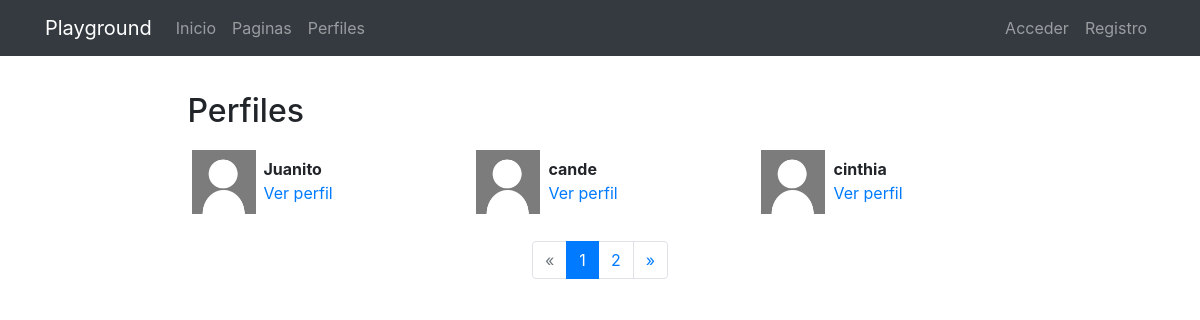
/profiles/, run on the app's committed database.
### registration/models.py (models this page shows)
class Profile(models.Model):
    user = models.OneToOneField(User, on_delete=models.CASCADE)
    avatar = models.ImageField(upload_to=custom_upload_to, null=True, blank=True)
    bio = models.TextField(null=True, blank=True)
    link = models.URLField(max_length=200, null=True, blank=True)
    class Meta:
        ordering = ['user__username']

### profiles/views.py (the view)
# urls.py: path('', ProfileListView.as_view(), name='list'),
class ProfileListView(ListView):
    model = Profile
    template_name = 'profiles/profile_list.html'
    paginate_by = 3

### profiles/templates/profiles/profile_list.html (shortened to what this page needs)
{% extends 'core/base.html' %}
{% load static %}
{% block content %}
<main role="main">
  <div class="container">
    <div class="row mt-3">
      <div class="col-md-9 mx-auto mb-5">
        <h2>Perfiles</h2>
        <div class="row">
          {% for profile in profile_list %}
            <div class="col-md-4 mt-2 mb-3 ">
              <div class="row p-1">
                <div class="col-md-12">
                  {% if profile.avatar %}
                    <img src="{{profile.avatar.url}}" class="img-fluid profile-avatar">
                  {% else %}
                    <img src="{% static 'registration/img/no-avatar.jpg' %}" class="img-fluid profile-avatar">
                  {% endif %}
                  <p class="profile-data">
                    <b>{{profile.user|truncatechars:"16"}}</b><br>
                    <a href="{% url 'profiles:detail' profile.user %}">Ver perfil</a>
                  </p>
                </div>
              </div>
            </div>
          {% endfor %}
        </div>
        {% if is_paginated %}
        <nav aria-label="Page navigation">
          <ul class="pagination justify-content-center">
            {% if page_obj.has_previous %}
              <li class="page-item ">
                <a class="page-link" href="?page={{ page_obj.previous_page_number }}">&laquo;</a>
              </li>
            {% else %}
              <li class="page-item disabled">
                <a class="page-link" href="#" tabindex="-1">&laquo;</a>
              </li>
            {% endif %}
            {% for i in paginator.page_range %}
              <li class="page-item {% if page_obj.number == i %}active{% endif %}">
                <a class="page-link" href="?page={{ i }}">{{ i }}</a>
              </li>
            {% endfor %}
            {% if page_obj.has_next %}
              <li class="page-item ">
                <a class="page-link" href="?page={{ page_obj.next_page_number }}">&raquo;</a>
              </li>
            {% else %}
              <li class="page-item disabled">
                <a class="page-link" href="#" tabindex="-1">&raquo;</a>
              </li>
            {% endif %}
          </ul>
        </nav>
        {% endif %}
      </div>
    </div>
  </div>
</main>
{% endblock %}

### core/static/core/css/main.css (style rules this page uses)
main { padding-top: 20px; }
:root { --jumbotron-padding-y: 3rem; }

### profiles/templates/profiles/profile_list.html (style rules this page uses)
.profile-avatar { float:left;width:4rem;height:4rem }
.profile-data { padding-left:4.5rem;padding-top:.4rem; }

### data on the page
Profile: user "Juanito"
Profile: user "cande"
Profile: user "cinthia"

### other printed values
{{ i }} "1" "2"
